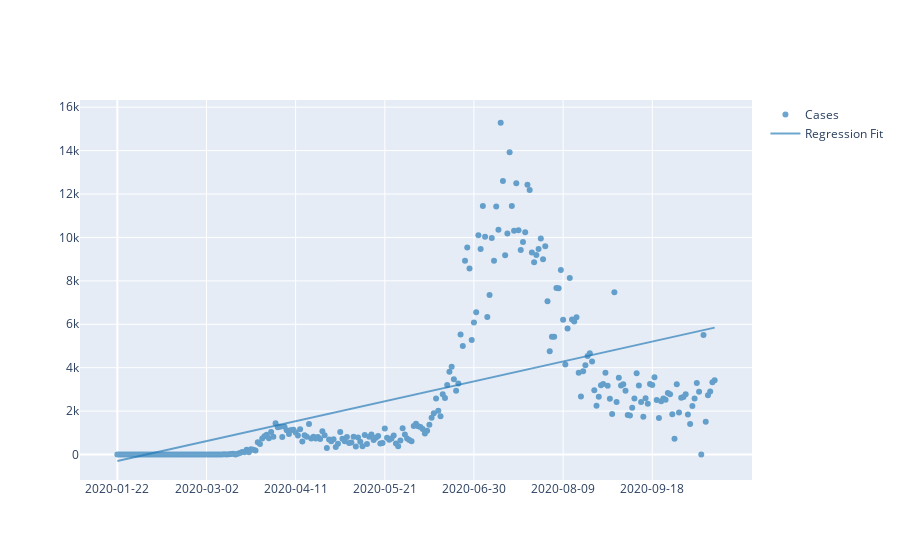

Source (notebook cell):
### Code cell
df = florida_cases_
X = df.index.values.reshape(-1, 1)

model = LinearRegression()
model.fit(X, df.Cases)

x_range = np.linspace(X.min(), X.max(), 100)
y_range = model.predict(x_range.reshape(-1, 1))

fig = go.Figure()
cols = plotly.colors.DEFAULT_PLOTLY_COLORS

fig.add_trace(
    go.Scatter(
        x=df.index,
        y=df['Cases'],
        opacity=0.65,
        name="Cases",
        mode="markers",
        line=dict(width=2, color=cols[0]),
    ))
fig.add_trace(
    go.Scatter(
        x=x_range,
        y=y_range,
        opacity=0.65,
        name='Regression Fit',
        line=dict(width=2, color=cols[0]),
    ))
# Set custom x-axis labels
fig.update_xaxes(
    tickvals=df.index[0::40],
    ticktext=df['Date'][0::40],
)
fig.show()
